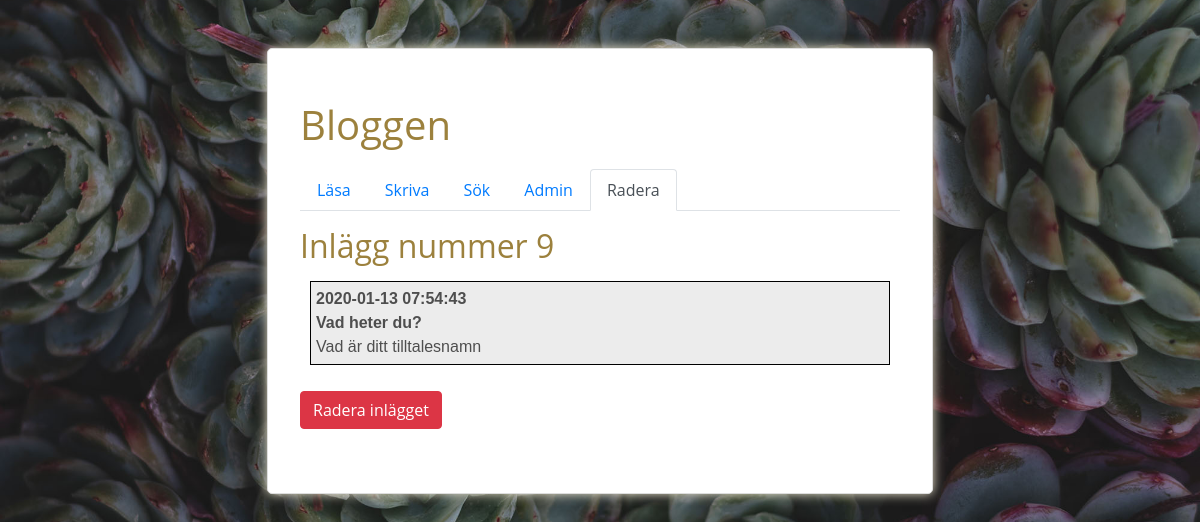
The page /labb-9/admin/radera.php?id=9 on the database its author committed.
### tables this page shows
CREATE TABLE `blogg` (
  `ID` int(4) NOT NULL,
  `Datum` timestamp NOT NULL DEFAULT CURRENT_TIMESTAMP,
  `Rubrik` varchar(50) NOT NULL,
  `Inlagg` text NOT NULL
);

### labb-9/admin/radera.php (the view, shortened to what this page needs)
<!DOCTYPE html>
<html lang="sv">
<head>
    <link rel="stylesheet" href="https://stackpath.bootstrapcdn.com/bootstrap/4.3.1/css/bootstrap.min.css">
    <link rel="stylesheet" href="../style.css">
</head>
<body>
    <div class="kontainer">
        <h1>Bloggen</h1>
        <ul class="nav nav-tabs">
            <li class="nav-item">
                <a class="nav-link" href="../lasa.php">Läsa</a>
            </li>
            <li class="nav-item">
                <a class="nav-link" href="./skriva.php">Skriva</a>
            </li>
            <li class="nav-item">
                <a class="nav-link" href="../sok.php">Sök</a>
            </li>
            <li class="nav-item">
                <a class="nav-link" href="./admin.php">Admin</a>
            </li>
            <li class="nav-item">
                <a class="nav-link active">Radera</a>
            </li>
        </ul>
        <?php
$id = filter_input(INPUT_GET, 'id', FILTER_SANITIZE_STRING);
$radera = filter_input(INPUT_POST, 'radera', FILTER_SANITIZE_STRING);
$conn = new mysqli($host, $användare, $lösenord, $databas);
if ($id && !$radera) {
    echo "<h2>Inlägg nummer $id</h2>";
    $sql = "SELECT * FROM blogg WHERE ID = '$id'";
    $resultat = $conn->query($sql);
    $rad = $resultat->fetch_assoc();
    echo "<form action=\"#\" method=\"POST\">";
    echo "<div class=\"inlagg\"><b>$rad[Datum]<br> $rad[Rubrik]</b><br> $rad[Inlagg]</div>";
    echo "<button name=\"radera\" value=\"1\"  class=\"btn btn-danger\">Radera inlägget</button>";
    echo "</form>";
}
?>
    </div>
</body>
</html>

### labb-9/style.css (style rules this page uses)
*, *:before, *:after { box-sizing: inherit; }
body, h1, h2, h3, h4, h5, h6, p, ul { margin: 0; padding: 0; }
body { background-image: url(./bilder/damiano-baschiera-8utUgdTsL8A-unsplash.jpg); background-position: center; background-size: cover; background-repeat: no-repeat; }
.kontainer { width: 600px; padding: 2em; margin: 3em auto; background: #fff; border-radius: 5px; font-family: 'Open Sans', sans-serif; border: 1px solid #ddd; box-shadow: 0 0 12px #f0e9d1; color: #4e4e4e; }
form { margin: 1em 0; color: #4e4e4e; }
button { margin: 1em 0; padding: 0.7em; border-radius: 0.3em; border: none; font-weight: bold; color: #FFF; background-color: #55a5d2; }
h1, h2, h3 { color: #9c813d; }
h1, h2, h3, p { margin: 0.5em 0; }
.inlagg { border: solid 1px #000; font-family: 'Gill Sans', 'Gill Sans MT', Calibri, 'Trebuchet MS', sans-serif; background-color: rgb(236, 236, 236); margin: 10px; padding: 5px; }

### rows shown on the page
blogg: Datum "2020-01-13 07:54:43", Rubrik "Vad heter du?", Inlagg "Vad är ditt tilltalesnamn"

### other values the page prints
$id "9"
